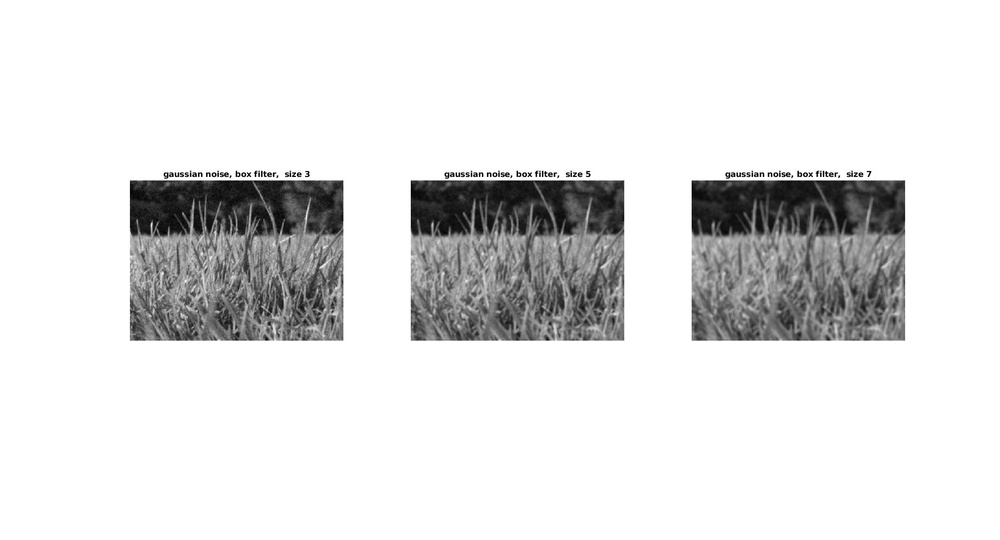
%> input picture Lab-2/Part-1_ Image Enhancement/gaussian_box_filter.jpg, 1000 x 540 px, shrunk from 1855 x 1001 before the run
$ octave --eval "result = compute_gradient(imread('gaussian_box_filter.jpg'));"   (GNU Octave 9; MATLAB toolbox functions it lacks are replaced by stand-ins)
%> lines starting %> are read from the running program, lines starting %| are printed output that depends on the picture
function [Gx, Gy, im_magnitude,im_direction] = compute_gradient(image)
    % convert the given image to double
    image = im2double(image);

    % create the matrixes for the x and y gradient
	Gx_filter = [1 0 -1 ; 2 0 -2 ; 1 0 -1];
    Gy_filter = [1 2 1 ; 0 0 0 ; -1 -2 -1];

    % apply the x- and y-filters on the image
    Gx = imfilter(image, Gx_filter);
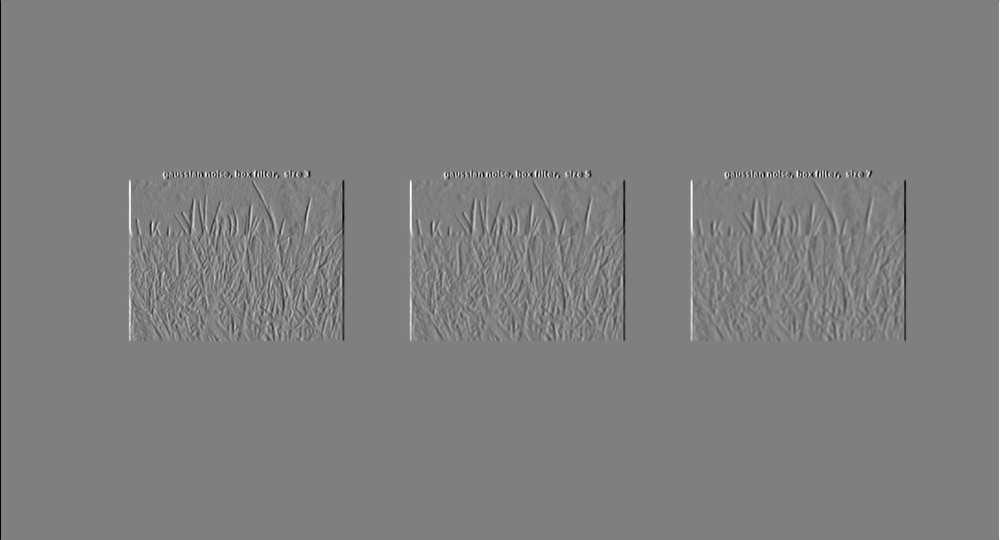
%> Gx: size 540x1000x3 double; min -4, max 4, mean -1.51e-19; drawn with min black and max white
    Gy = imfilter(image, Gy_filter);
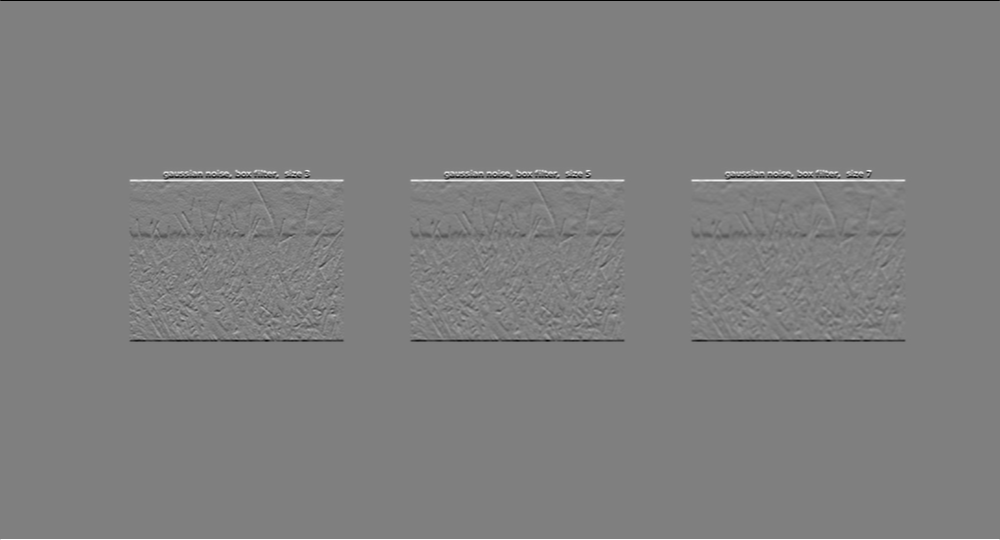
%> Gy: size 540x1000x3 double; min -4, max 4, mean 0; drawn with min black and max white

    % compute the square of the gradient images
    Gx_squared = Gx.^2;
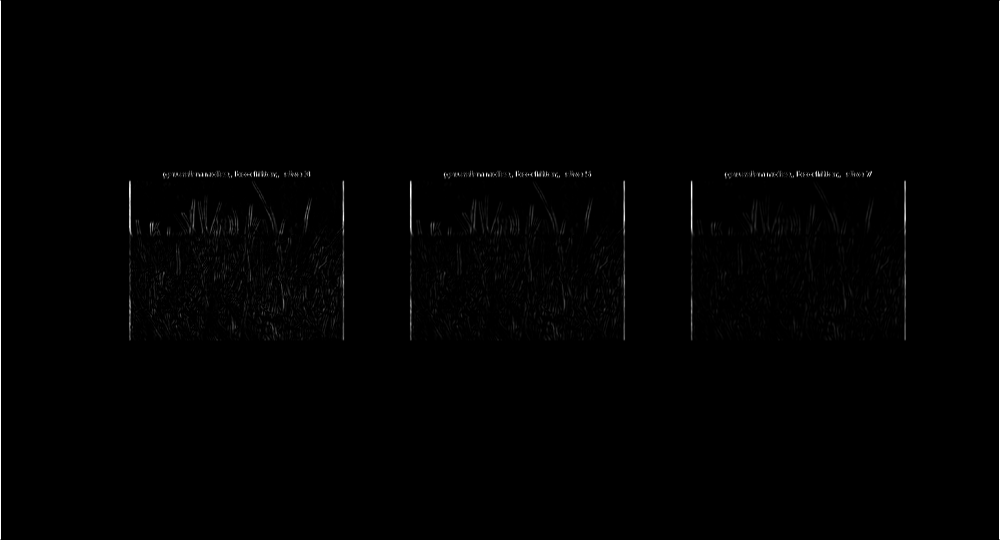
%> Gx_squared: size 540x1000x3 double; min 0, max 16, mean 0.106; drawn with min black and max white
    Gy_squared = Gy.^2;
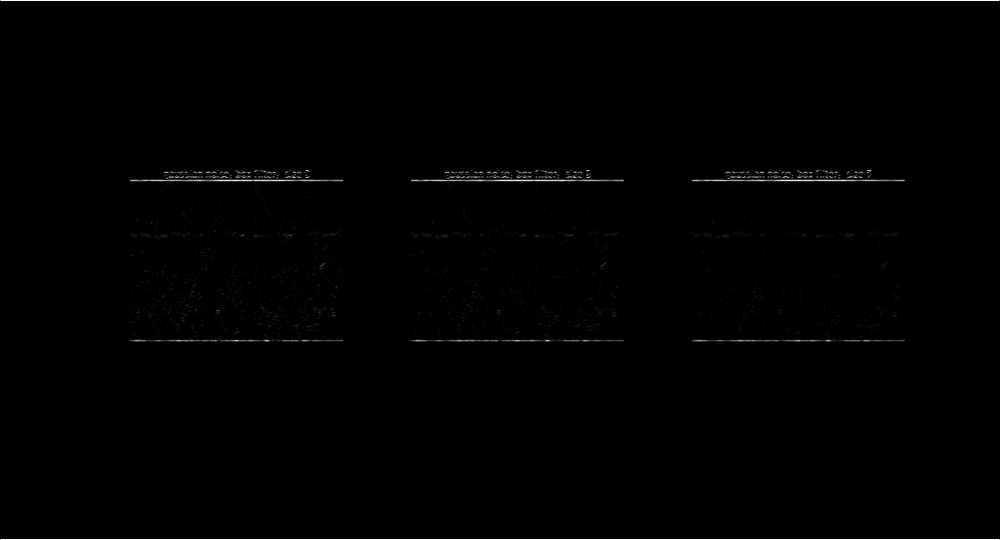
%> Gy_squared: size 540x1000x3 double; min 0, max 16, mean 0.117; drawn with min black and max white

    % calculate the magnitude and direction of the gradient
    im_magnitude = sqrt(Gx_squared + Gy_squared);
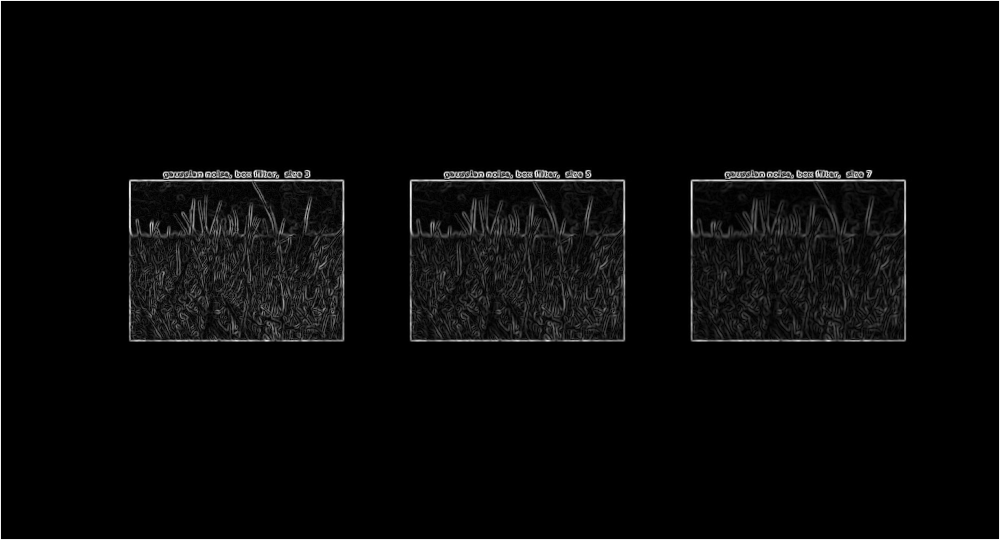
%> im_magnitude: size 540x1000x3 double; min 0, max 4.24, mean 0.136; drawn with min black and max white
    im_direction = atan(Gy ./ Gx);
%> im_direction: size 540x1000x3 double; 77.7% of the values are NaN or infinite; the others: min -1.57, max 1.57, mean 0.00114
end
